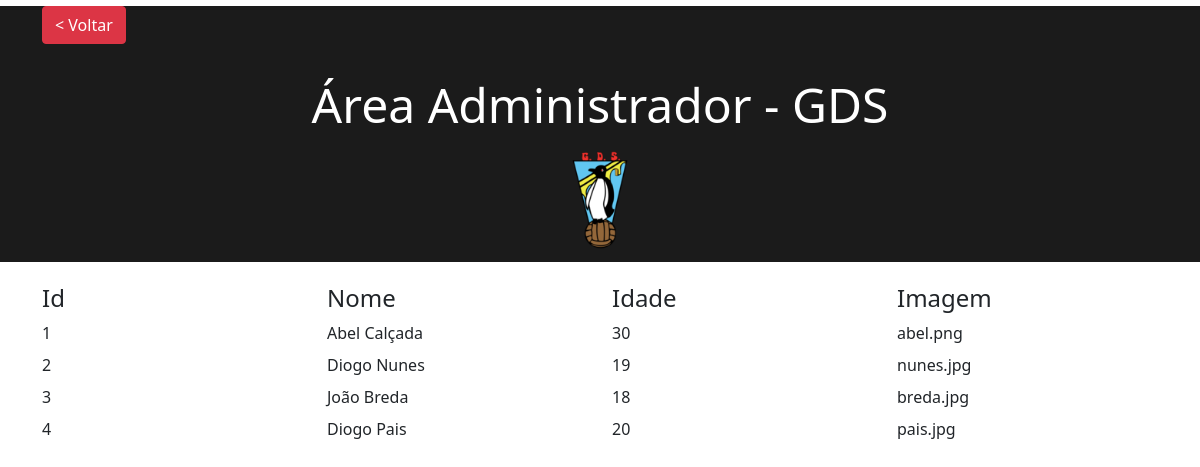
Page /area-admin/grsenior.php on the committed database.
### tables this page shows
CREATE TABLE `guarda_redes` (
  `Id` int(11) NOT NULL,
  `Nome` text NOT NULL,
  `Idade` int(11) NOT NULL,
  `Img` varchar(256) NOT NULL
);

### area-admin/grsenior.php (the view, shortened to what this page needs)
<!DOCTYPE html>
<html>
<head>
    <link href="https://cdn.jsdelivr.net/npm/bootstrap@5.0.0-beta1/dist/css/bootstrap.min.css" rel="stylesheet">
    <link rel="stylesheet" href="css/fontawesome.min.css">
</head>
<body>
    <?php
require 'includes/connection.php';
?>
<div style="background-color: #1b1b1b; margin-top:-1.5%;">
    <div class="container mt-4" style="background-color: #1b1b1b;">
	<a  href="index.php" class="btn btn-danger">< Voltar</a>
    </div>
    <h2 class="h2-title" style="padding: 2rem;background-color: #1b1b1b;">Área Administrador - GDS</h2>
    <div style="text-align: center; ">
            <img  src="/GDS/images/ProjetoGDS/gdss.png" style="max-height: 100px; margin-top:-2%;  margin-bottom:1%;">
        </div>
</div>
    <?php
    $sql = 'SELECT * FROM guarda_redes';
    $sth = $dbh->prepare($sql);
    $sth->execute();
    ?>
    <div class="container mx-auto">
        <div class="row h4" style=" margin-top: 2%;">
            <div class="col">Id</div>
            <div class="col">Nome</div>
            <div class="col">Idade</div>
            <div class="col">Imagem</div>
        </div>
        <?php
  while($guarda_redes = $sth->fetchObject()){
        $Id = $guarda_redes->Id;
        $Nome = $guarda_redes->Nome;
        $Idade = $guarda_redes->Idade;
        $Img = $guarda_redes->Img;
        ?>
        <div class="row mb-2 user-edit" onclick="editUser(<?= $Id ?>)">
        <div class="col align-self-center">
                <?= $Id ?>
            </div>
            <div class="col align-self-center">
                <?= $Nome ?>
            </div>
            <div class="col align-self-center">
                <?= $Idade ?>
            </div>
            <div class="col align-self-center">
                <?= $Img ?>
            </div>
        </div>
        <?php  }
        ?>
    </div>
</body>
</html>

### area-admin/grsenior.php (style rules this page uses)
html, body { background-color: white; }
.h2-title { font-size: 3rem; text-align: center; padding: 2rem; color: white; }

### rows in the picture
guarda_redes: Id "1", Nome "Abel Calçada", Idade "30", Img "abel.png"
guarda_redes: Id "2", Nome "Diogo Nunes", Idade "19", Img "nunes.jpg"
guarda_redes: Id "3", Nome "João Breda", Idade "18", Img "breda.jpg"
guarda_redes: Id "4", Nome "Diogo Pais", Idade "20", Img "pais.jpg"
